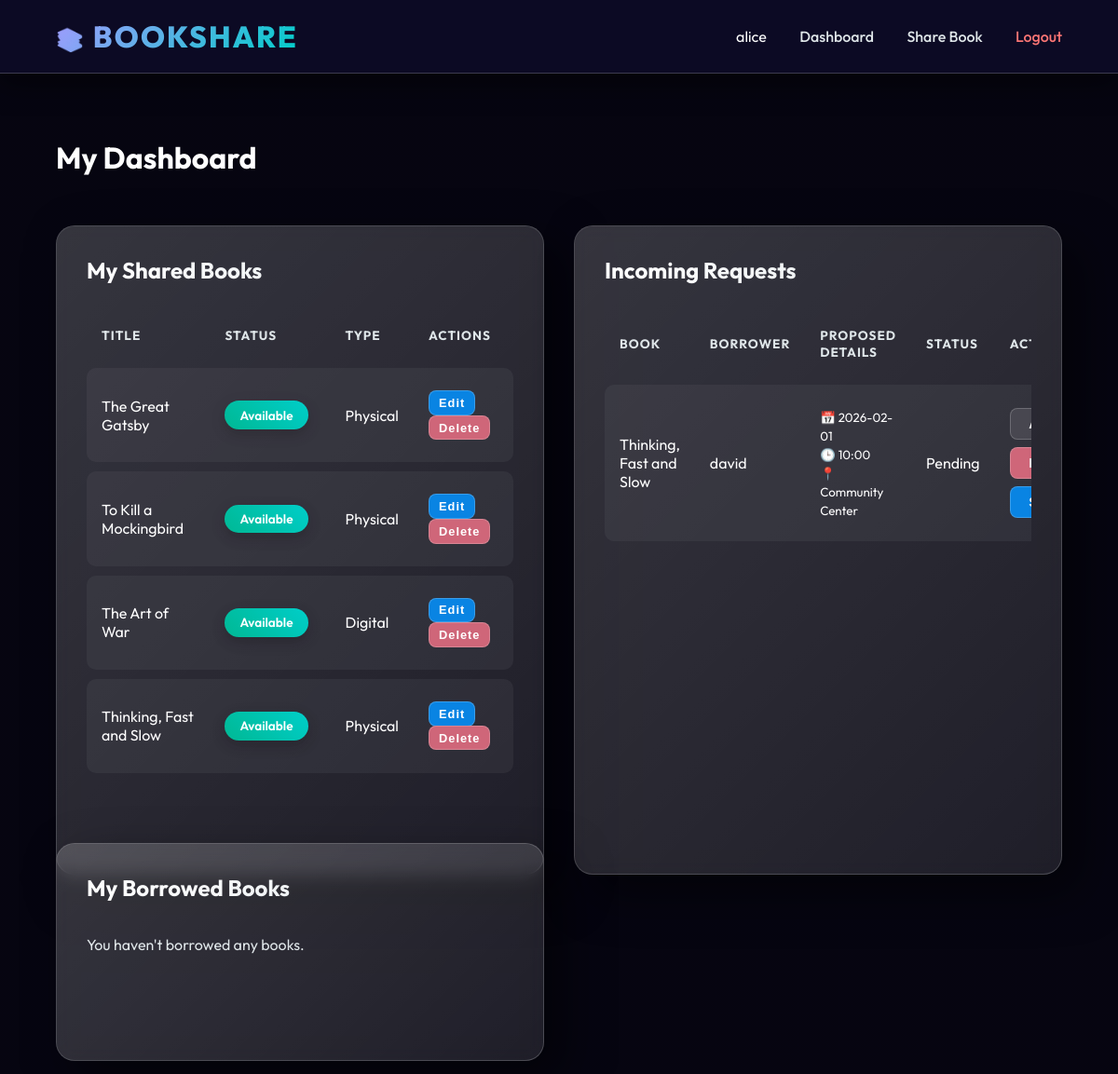
Page /dashboard (signed in) on the committed database.
### models.py (models this page shows, shortened)
class User(UserMixin, db.Model):
    id = db.Column(db.Integer, primary_key=True)
    username = db.Column(db.String(80), unique=True, nullable=False)
    email = db.Column(db.String(120), unique=True, nullable=False)
    password_hash = db.Column(db.String(128))
    role = db.Column(db.String(20), nullable=False, default='Member') # Member or Admin
    is_blocked = db.Column(db.Boolean, default=False)

class Book(db.Model):
    id = db.Column(db.Integer, primary_key=True)
    title = db.Column(db.String(200), nullable=False)
    author = db.Column(db.String(200), nullable=False)
    category = db.Column(db.String(100), nullable=False)
    type = db.Column(db.String(20), nullable=False) # Physical or Digital
    location = db.Column(db.String(200), nullable=True) # New: Physical availability notes
    description = db.Column(db.Text, nullable=True) # New: Book description
    file_link = db.Column(db.String(500), nullable=True) # Link to digital resource
    filename = db.Column(db.String(500), nullable=True) # Uploaded file path
    likes = db.Column(db.Integer, default=0) # New Interactive Feature
    status = db.Column(db.String(20), default='Available') # Available, Borrowed, Returned
    owner_id = db.Column(db.Integer, db.ForeignKey('user.id'), nullable=False)
    owner = db.relationship('User', backref=db.backref('books', lazy=True))

class BorrowRequest(db.Model):
    id = db.Column(db.Integer, primary_key=True)
    book_id = db.Column(db.Integer, db.ForeignKey('book.id'), nullable=False)
    borrower_id = db.Column(db.Integer, db.ForeignKey('user.id'), nullable=False)
    proposed_date = db.Column(db.String(20))
    proposed_time = db.Column(db.String(20))
    proposed_location = db.Column(db.String(200))
    request_status = db.Column(db.String(20), default='Pending') # Pending, Accepted, Rejected
    book = db.relationship('Book', backref=db.backref('requests', lazy=True))
    borrower = db.relationship('User', backref=db.backref('borrow_requests', lazy=True))

### app.py (the view)
@app.route('/dashboard')
@login_required
def dashboard():
    if current_user.role == 'Admin':
        return redirect(url_for('admin_dashboard'))
    my_books = Book.query.filter_by(owner=current_user).all()
    borrowed_requests = BorrowRequest.query.filter_by(borrower=current_user).all()
    received_requests = BorrowRequest.query.join(Book).filter(Book.owner == current_user).all()
    return render_template('dashboard.html', my_books=my_books, borrowed_requests=borrowed_requests, received_requests=received_requests)

### app.py (called while the page is built)
@login_manager.user_loader
def load_user(user_id):
    return User.query.get(int(user_id))
    db.create_all()

### templates/dashboard.html (shortened to what this page needs)
{% extends 'base.html' %}
{% block content %}
<h1>My Dashboard</h1>
<div class="grid">
    <div class="card" data-tilt style="transform-style: preserve-3d; margin-bottom: 0;">
        <h2 style="transform: translateZ(30px);">My Shared Books</h2>
        {% if my_books %}
        <div style="overflow-x: auto; transform: translateZ(20px);">
            <table>
                <thead>
                    <tr>
                        <th>Title</th>
                        <th>Status</th>
                        <th>Type</th>
                        <th>Actions</th>
                    </tr>
                </thead>
                <tbody>
                    {% for book in my_books %}
                    <tr style="transform: translateZ(10px);">
                        <td>{{ book.title }}</td>
                        <td>
                            <span class="badge {{ book.status|lower }}">{{ book.status }}</span>
                        </td>
                        <td>{{ book.type }}</td>
                        <td>
                            <a href="{{ url_for('edit_book', id=book.id) }}" style="text-decoration: none;">
                                <button class="btn-small"
                                    style="background: #0984e3; padding: 0.3rem 0.6rem; font-size: 0.8rem; width: auto; display: inline-block;">Edit</button>
                            </a>
                            <form method="POST" action="{{ url_for('delete_book', id=book.id) }}"
                                style="display:inline;" onsubmit="return confirm('Are you sure?');">
                                <button type="submit" class="btn-small"
                                    style="background: #cf6679; padding: 0.3rem 0.6rem; font-size: 0.8rem; width: auto;">Delete</button>
                            </form>
                        </td>
                    </tr>
                    {% endfor %}
                </tbody>
            </table>
        </div>
        {% else %}
        <p style="color: var(--text-muted);">You haven't shared any books yet.</p>
        {% endif %}
    </div>
    <div class="card" data-tilt style="transform-style: preserve-3d; margin-bottom: 3rem;">
        <h2 style="transform: translateZ(30px);">Incoming Requests</h2>
        {% if received_requests %}
        <div style="overflow-x: auto; transform: translateZ(20px);">
            <table>
                <thead>
                    <tr>
                        <th>Book</th>
                        <th>Borrower</th>
                        <th>Proposed Details</th>
                        <th>Status</th>
                        <th>Actions</th>
                    </tr>
                </thead>
                <tbody>
                    {% for req in received_requests %}
                    <tr>
                        <td>{{ req.book.title }}</td>
                        <td>{{ req.borrower.username }}</td>
                        <td>
                            {% if req.book.type == 'Physical' %}
                            <small>📅 {{ req.proposed_date }} <br> 🕒 {{ req.proposed_time }} <br> 📍 {{
                                req.proposed_location }}</small>
                            {% else %}
                            Digital Access
                            {% endif %}
                        </td>
                        <td>{{ req.request_status }}</td>
                        <td>
                            {% if req.request_status == 'Pending' %}
                            <form method="POST" action="{{ url_for('handle_request', id=req.id) }}"
                                style="display:inline;">
                                <button type="submit" class="btn-small"
                                    style="margin-bottom: 0.5rem; width: auto;">Accept</button>
                            </form>
                            <form method="POST" action="{{ url_for('handle_request', id=req.id) }}"
                                style="display:inline;">
                                <button type="submit" class="btn-small"
                                    style="background:#cf6679; margin-bottom: 0.5rem; width: auto;">Reject</button>
                            </form>
                            <button type="button" class="btn-small" style="background:#0984e3; width: auto;"
                                onclick="document.getElementById('suggest-{{req.id}}').style.display = 'block'">Suggest</button>
                            {% elif req.request_status == 'Accepted' and req.book.status == 'Borrowed' and req.book.type
                            ==
                            'Physical' %}
                            <form method="POST" action="{{ url_for('return_book', req_id=req.id) }}">
                                <button type="submit" class="btn-small" style="background: #00b894; width: auto;">Mark
                                    Returned</button>
                            </form>
                            {% endif %}
                        </td>
                    </tr>
                    {% endfor %}
                </tbody>
            </table>
        </div>
        {% else %}
        <p style="color: var(--text-muted);">No incoming requests.</p>
        {% endif %}
    </div>
    <div class="card" data-tilt style="transform-style: preserve-3d;">
        <h2 style="transform: translateZ(30px);">My Borrowed Books</h2>
        {% if borrowed_requests %}
        <div style="overflow-x: auto; transform: translateZ(20px);">
            <table>
                <thead>
                    <tr>
                        <th>Book</th>
                        <th>Owner</th>
                        <th>Type</th>
                        <th>Status</th>
                        <th>Action</th>
                    </tr>
                </thead>
                <tbody>
                    {% for req in borrowed_requests %}
                    <tr>
                        <td>{{ req.book.title }}</td>
                        <td>{{ req.book.owner.username }}</td>
                        <td>{{ req.book.type }}</td>
                        <td>
                            <span
                                class="badge {% if req.book.status == 'Borrowed' %}borrowed{% elif req.book.status == 'Returned' %}available{% endif %}">{{
                                req.book.status }}</span>
                        </td>
                        <td>
                            {% if req.book.type == 'Digital' and req.book.status == 'Borrowed' %}
                            {% if req.book.file_link %}
                            <a href="{{ req.book.file_link }}" target="_blank" class="btn-small"
                                style="text-decoration: none; background: #0984e3; color: white; display:inline-block; margin-right: 0.5rem;">Download
                                Link</a>
                            {% endif %}
                            {% if req.book.filename %}
                            <a href="{{ url_for('static', filename='uploads/' + req.book.filename) }}" target="_blank"
                                class="btn-small"
                                style="text-decoration: none; background: #0984e3; color: white; display:inline-block; margin-right: 0.5rem;">Download
                                File</a>
                            {% endif %}
                            <form method="POST" action="{{ url_for('return_book', req_id=req.id) }}"
                                style="display:inline;">
                                <button type="submit" class="btn-small"
                                    style="background: #00b894; width: auto;">Return</button>
                            </form>
                            {% elif req.book.type == 'Physical' %}
                            <small>{{ req.request_status }}</small>
                            {% endif %}
                        </td>
                    </tr>
                    {% endfor %}
                </tbody>
            </table>
        </div>
        {% else %}
        <p style="color: var(--text-muted);">You haven't borrowed any books.</p>
        {% endif %}
    </div>
</div>
{% endblock %}

### templates/base.html (shortened to what this page needs)
<!DOCTYPE html>
<html lang="en">
<head>
    <link rel="stylesheet" href="{{ url_for('static', filename='style.css') }}">
</head>
<body>
    <nav>
        <a href="{{ url_for('index') }}" class="nav-brand">
            <span style="font-size: 1.5rem;">📚</span> BookShare
        </a>
        <div class="nav-links">
            {% if current_user.is_authenticated %}
            <span>{{ current_user.username }}</span>
            <a href="{{ url_for('dashboard') }}"
                class="{% if request.endpoint == 'dashboard' %}active{% endif %}">Dashboard</a>
            {% if current_user.role != 'Admin' %}
            <a href="{{ url_for('add_book') }}" class="{% if request.endpoint == 'add_book' %}active{% endif %}">Share
                Book</a>
            {% endif %}
            <a href="{{ url_for('logout') }}" style="color: #ff7675;">Logout</a>
            {% else %}
            <a href="{{ url_for('login') }}">Login</a>
            <a href="{{ url_for('register') }}"
                style="color: #00cec9; border: 1px solid #00cec9; padding: 0.5rem 1.5rem; border-radius: 50px;">Sign
                Up</a>
            {% endif %}
        </div>
    </nav>
    <div class="container">
        {% block content %}{% endblock %}
    </div>
</body>
</html>

### static/style.css (style rules this page uses)
:root { --primary: #6c5ce7; --primary-dark: #4834d4; --secondary: #00cec9; --text-white: #ffffff; --text-muted: #dfe6e9; --card-bg: rgba(255, 255, 255, 0.1); --card-border: rgba(255, 255, 255, 0.2); --shadow-light: 0 8px 32px 0 rgba(31, 38, 135, 0.37); --shadow-deep: 20px 20px 50px rgba(0, 0, 0, 0.5); }
body { margin: 0; font-family: 'Outfit', sans-serif; color: var(--text-white); background-color: #0f0c29; background-image: linear-gradient(rgba(0, 0, 0, 0.6), rgba(0, 0, 0, 0.6)), url('https://images.unsplash.com/photo-1481627834876-b7833e8f5570?ixlib=rb-4.0.3&auto=format&fit=crop&w=2000&q=80'); background-attachment: fixed; background-size: cover; background-position: center; perspective: 1000px; overflow-x: hidden; min-height: 100vh; }
nav { background: rgba(15, 12, 41, 0.85); backdrop-filter: blur(16px); border-bottom: 1px solid var(--card-border); padding: 1.2rem 5%; display: flex; justify-content: space-between; align-items: center; position: sticky; top: 0; z-index: 1000; box-shadow: 0 10px 30px rgba(0, 0, 0, 0.5); transform-style: preserve-3d; }
.nav-brand { font-size: 2rem; font-weight: 800; background: linear-gradient(135deg, #a29bfe, #00cec9); -webkit-background-clip: text; -webkit-text-fill-color: transparent; text-transform: uppercase; letter-spacing: 2px; }
.nav-links a { color: var(--text-muted); text-decoration: none; margin-left: 2rem; font-weight: 500; position: relative; transition: all 0.3s; }
.nav-links a::after { content: ''; position: absolute; width: 0; height: 2px; bottom: -5px; left: 0; background: var(--secondary); transition: width 0.3s; }
.container { padding: 3rem 5%; max-width: 1400px; margin: 0 auto; }
.grid { display: grid; grid-template-columns: repeat(auto-fit, minmax(350px, 1fr)); gap: 2rem; padding: 2rem 0; width: 100%; }
.card { background: var(--card-bg); border: 1px solid var(--card-border); border-radius: 20px; padding: 2rem; backdrop-filter: blur(10px); box-shadow: var(--shadow-deep); transition: transform 0.4s cubic-bezier(0.175, 0.885, 0.32, 1.27), box-shadow 0.4s; transform-style: preserve-3d; position: relative; overflow: hidden; height: 100%; display: flex; flex-direction: column; }
.card::before { content: ''; position: absolute; top: 0; left: 0; width: 100%; height: 100%; background: linear-gradient(135deg, rgba(255, 255, 255, 0.1) 0%, transparent 100%); pointer-events: none; }
.card h1, .card h2, .card h3 { margin-top: 0; background: linear-gradient(to right, #fff, #dfe6e9); -webkit-background-clip: text; -webkit-text-fill-color: transparent; transform: translateZ(20px); }
button { background: linear-gradient(45deg, var(--primary), var(--primary-dark)); border: none; color: white; padding: 1rem 2rem; border-radius: 50px; font-weight: 700; letter-spacing: 1px; cursor: pointer; box-shadow: 0 10px 20px rgba(108, 92, 231, 0.4); transition: all 0.3s; transform: translateZ(20px); position: relative; overflow: hidden; width: 100%; }
button::before { content: ''; position: absolute; top: 0; left: -100%; width: 100%; height: 100%; background: linear-gradient(90deg, transparent, rgba(255, 255, 255, 0.2), transparent); transition: 0.5s; }
.btn-small { padding: 0.5rem 1.2rem; width: auto; font-size: 0.9rem; border-radius: 8px; background: rgba(255, 255, 255, 0.1); border: 1px solid rgba(255, 255, 255, 0.2); box-shadow: none; }
.badge { padding: 0.4rem 1rem; border-radius: 30px; font-size: 0.85rem; font-weight: 600; display: inline-block; margin-right: 0.5rem; box-shadow: 0 5px 15px rgba(0, 0, 0, 0.2); }
.badge.available { background: linear-gradient(45deg, #00b894, #00cec9); color: white; }
table { width: 100%; border-collapse: separate; border-spacing: 0 10px; }
th { text-transform: uppercase; font-size: 0.85rem; color: var(--text-muted); letter-spacing: 1px; padding: 1rem; text-align: left; }
td { background: rgba(255, 255, 255, 0.05); padding: 1.5rem 1rem; transition: transform 0.2s; }
tr td:first-child { border-radius: 10px 0 0 10px; }
tr td:last-child { border-radius: 0 10px 10px 0; }

### rows in the picture
User: username "alice"
Book: title "The Great Gatsby", status "Available", type "Physical"
Book: title "To Kill a Mockingbird", status "Available", type "Physical"
Book: title "The Art of War", status "Available", type "Digital"
Book: title "Thinking, Fast and Slow", status "Available", type "Physical"
BorrowRequest: book "Thinking, Fast and Slow", borrower.username "david", proposed_date "2026-02-01", proposed_time "10:00", proposed_location "Community Center", request_status "Pending"
